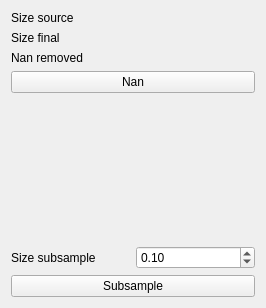
<?xml version="1.0" encoding="UTF-8"?>
<ui version="4.0">
 <class>FilterRemoveNaN</class>
 <widget class="QWidget" name="FilterRemoveNaN">
  <property name="geometry">
   <rect>
    <x>0</x>
    <y>0</y>
    <width>266</width>
    <height>308</height>
   </rect>
  </property>
  <property name="windowTitle">
   <string>Form</string>
  </property>
  <layout class="QVBoxLayout" name="verticalLayout_3">
   <item>
    <layout class="QHBoxLayout" name="horizontalLayout">
     <item>
      <layout class="QVBoxLayout" name="verticalLayout">
       <item>
        <widget class="QLabel" name="lbl_cstSource">
         <property name="text">
          <string>Size source</string>
         </property>
        </widget>
       </item>
       <item>
        <widget class="QLabel" name="lbl_constSizeFinal">
         <property name="text">
          <string>Size final</string>
         </property>
        </widget>
       </item>
       <item>
        <widget class="QLabel" name="lbl_constNan">
         <property name="text">
          <string>Nan removed</string>
         </property>
        </widget>
       </item>
      </layout>
     </item>
     <item>
      <layout class="QVBoxLayout" name="verticalLayout_2">
       <item>
        <widget class="QLabel" name="lbl_SizeSrc">
         <property name="text">
          <string/>
         </property>
        </widget>
       </item>
       <item>
        <widget class="QLabel" name="lbl_SizeFinal">
         <property name="text">
          <string/>
         </property>
        </widget>
       </item>
       <item>
        <widget class="QLabel" name="lbl_NanRemove">
         <property name="text">
          <string/>
         </property>
        </widget>
       </item>
      </layout>
     </item>
    </layout>
   </item>
   <item>
    <widget class="QPushButton" name="pushButton">
     <property name="text">
      <string>Nan</string>
     </property>
    </widget>
   </item>
   <item>
    <spacer name="verticalSpacer">
     <property name="orientation">
      <enum>Qt::Vertical</enum>
     </property>
     <property name="sizeHint" stdset="0">
      <size>
       <width>20</width>
       <height>40</height>
      </size>
     </property>
    </spacer>
   </item>
   <item>
    <layout class="QHBoxLayout" name="horizontalLayout_2">
     <item>
      <widget class="QLabel" name="label">
       <property name="text">
        <string>Size subsample</string>
       </property>
      </widget>
     </item>
     <item>
      <widget class="QDoubleSpinBox" name="dSpinBox_subsample">
       <property name="value">
        <double>0.100000000000000</double>
       </property>
      </widget>
     </item>
    </layout>
   </item>
   <item>
    <widget class="QPushButton" name="btn_subSample">
     <property name="text">
      <string>Subsample</string>
     </property>
    </widget>
   </item>
  </layout>
 </widget>
 <resources/>
 <connections/>
</ui>
